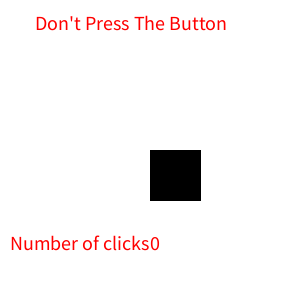
Frame 1 (no input)
Frame 60 (the mouse pressed at the canvas centre just before this capture): identical to frame 1, image omitted
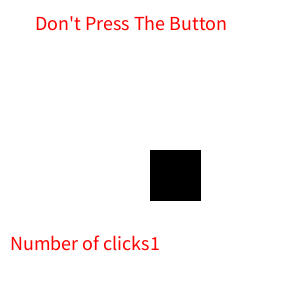
Frame 120 (the mouse held since frame 60 and released just before this capture)

The Processing sketch that drew these frames (run headless with seeded random() and noise(); from frame 60 on, the mouse is pressed at the canvas centre):

// Processing sketch: DontPress
// ── DontPress.pde
// Matt Halliday 28/11/17
// Don't click the button!
// When the user clicks the button the application will have a score that increses.

// Variables
int mouseClicks = 0;
int x1, y1;

// Function {Setting up the canvas.}
void setup() {
 size(300,300);


 
}

// Function {Creating the circle on the canvas.}
void draw(){
  background(255,255,255);
  stroke(0);
  fill(0,0,0);
  rect(150, 150, 50, 50);
  
  fill(255,0,0);
  textSize(20);
  text("Don't Press The Button", 35, 30);
  text("Number of clicks" + mouseClicks, 10, 250);  
  
}

void mousePressed() {
  //if (mouseClicks) {
    
  
 mouseClicks = mouseClicks + 1;
}
